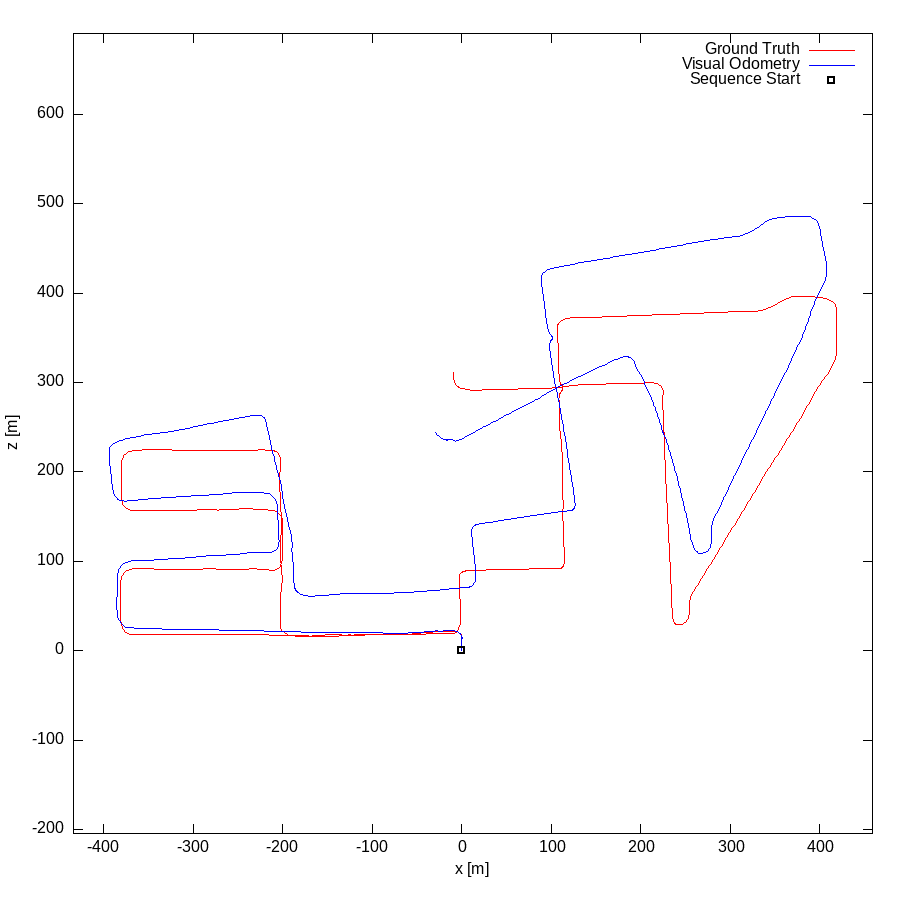

Generate this figure with gnuplot:
set term postscript eps enhanced color
set output "08.eps"
set size ratio -1
set xrange [-434:459]
set yrange [-204:690]
set xlabel "x [m]"
set ylabel "z [m]"
plot "08.txt" using 1:2 lc rgb "#FF0000" title 'Ground Truth' w lines,"08.txt" using 3:4 lc rgb "#0000FF" title 'Visual Odometry' w lines,"< head -1 08.txt" using 1:2 lc rgb "#000000" pt 4 ps 1 lw 2 title 'Sequence Start' w points
